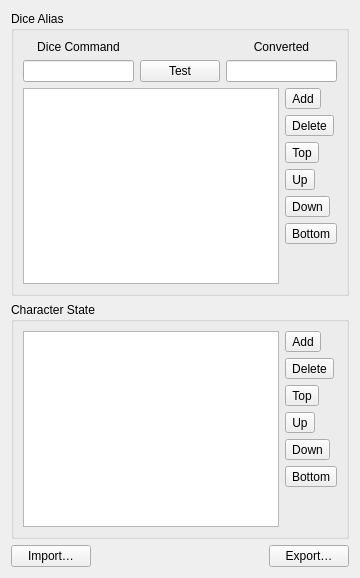
     <widget class="QWidget" name="tabWidgetPage4">
      <attribute name="title">
       <string>Rule Set</string>
      </attribute>
      <layout class="QVBoxLayout" name="verticalLayout_17">
       <item>
        <widget class="QGroupBox" name="groupBox_5">
         <property name="title">
          <string>Dice Alias</string>
         </property>
         <layout class="QVBoxLayout" name="verticalLayout_13">
          <item>
           <layout class="QHBoxLayout" name="horizontalLayout_10" stretch="1,0,1">
            <item>
             <layout class="QVBoxLayout" name="verticalLayout_10">
              <item>
               <widget class="QLabel" name="label_15">
                <property name="text">
                 <string>Dice Command</string>
                </property>
                <property name="alignment">
                 <set>Qt::AlignCenter</set>
                </property>
               </widget>
              </item>
              <item>
               <widget class="QLineEdit" name="m_cmdDiceEdit"/>
              </item>
             </layout>
            </item>
            <item>
             <layout class="QVBoxLayout" name="verticalLayout_11">
              <item>
               <spacer name="horizontalSpacer_3">
                <property name="orientation">
                 <enum>Qt::Horizontal</enum>
                </property>
                <property name="sizeHint" stdset="0">
                 <size>
                  <width>40</width>
                  <height>20</height>
                 </size>
                </property>
               </spacer>
              </item>
              <item>
               <widget class="QPushButton" name="m_testPushButton">
                <property name="text">
                 <string>Test</string>
                </property>
               </widget>
              </item>
             </layout>
            </item>
            <item>
             <layout class="QVBoxLayout" name="verticalLayout_12">
              <item>
               <widget class="QLabel" name="label_16">
                <property name="text">
                 <string>Converted</string>
                </property>
                <property name="alignment">
                 <set>Qt::AlignCenter</set>
                </property>
               </widget>
              </item>
              <item>
               <widget class="QLineEdit" name="m_convertedCmdEdit"/>
              </item>
             </layout>
            </item>
           </layout>
          </item>
          <item>
           <layout class="QHBoxLayout" name="horizontalLayout_11">
            <item>
             <widget class="QTableView" name="m_tableViewAlias">
              <property name="editTriggers">
               <set>QAbstractItemView::AllEditTriggers</set>
              </property>
              <property name="dragEnabled">
               <bool>true</bool>
              </property>
              <property name="dragDropMode">
               <enum>QAbstractItemView::DragDrop</enum>
              </property>
              <property name="alternatingRowColors">
               <bool>true</bool>
              </property>
              <property name="selectionBehavior">
               <enum>QAbstractItemView::SelectRows</enum>
              </property>
              <property name="sortingEnabled">
               <bool>false</bool>
              </property>
              <attribute name="horizontalHeaderStretchLastSection">
               <bool>false</bool>
              </attribute>
              <attribute name="verticalHeaderVisible">
               <bool>false</bool>
              </attribute>
             </widget>
            </item>
            <item>
             <layout class="QVBoxLayout" name="verticalLayout_9">
              <item>
               <widget class="QToolButton" name="m_addDiceAliasAct">
                <property name="toolTip">
                 <string>Add</string>
                </property>
                <property name="text">
                 <string>Add</string>
                </property>
                <property name="icon">
                 <iconset resource="../../rolisteam.qrc">
                  <normaloff>:/resources/icons/add_round.png</normaloff>:/resources/icons/add_round.png</iconset>
                </property>
               </widget>
              </item>
              <item>
               <widget class="QToolButton" name="m_delDiceAliasAct">
                <property name="toolTip">
                 <string>Delete</string>
                </property>
                <property name="text">
                 <string>Delete</string>
                </property>
                <property name="icon">
                 <iconset resource="../../rolisteam.qrc">
                  <normaloff>:/resources/icons/delete.png</normaloff>:/resources/icons/delete.png</iconset>
                </property>
               </widget>
              </item>
              <item>
               <widget class="QToolButton" name="m_topDiceAliasAct">
                <property name="toolTip">
                 <string>Top</string>
                </property>
                <property name="text">
                 <string>Top</string>
                </property>
                <property name="icon">
                 <iconset resource="../../rolisteam.qrc">
                  <normaloff>:/resources/icons/go-top.png</normaloff>:/resources/icons/go-top.png</iconset>
                </property>
               </widget>
              </item>
              <item>
               <widget class="QToolButton" name="m_upDiceAliasAct">
                <property name="toolTip">
                 <string>Up</string>
                </property>
                <property name="text">
                 <string>Up</string>
                </property>
                <property name="icon">
                 <iconset resource="../../rolisteam.qrc">
                  <normaloff>:/resources/icons/go-up.png</normaloff>:/resources/icons/go-up.png</iconset>
                </property>
               </widget>
              </item>
              <item>
               <widget class="QToolButton" name="m_downDiceAliasAct">
                <property name="toolTip">
                 <string>Down</string>
                </property>
                <property name="text">
                 <string>Down</string>
                </property>
                <property name="icon">
                 <iconset resource="../../rolisteam.qrc">
                  <normaloff>:/resources/icons/go-down.png</normaloff>:/resources/icons/go-down.png</iconset>
                </property>
               </widget>
              </item>
              <item>
               <widget class="QToolButton" name="m_bottomDiceAliasAct">
                <property name="toolTip">
                 <string>Bottom</string>
                </property>
                <property name="text">
                 <string>Bottom</string>
                </property>
                <property name="icon">
                 <iconset resource="../../rolisteam.qrc">
                  <normaloff>:/resources/icons/go-bottom.png</normaloff>:/resources/icons/go-bottom.png</iconset>
                </property>
               </widget>
              </item>
              <item>
               <spacer name="verticalSpacer">
                <property name="orientation">
                 <enum>Qt::Vertical</enum>
                </property>
                <property name="sizeHint" stdset="0">
                 <size>
                  <width>20</width>
                  <height>40</height>
                 </size>
                </property>
               </spacer>
              </item>
             </layout>
            </item>
           </layout>
          </item>
         </layout>
        </widget>
       </item>
       <item>
        <widget class="QGroupBox" name="groupBox_4">
         <property name="title">
          <string>Character State</string>
         </property>
         <layout class="QHBoxLayout" name="horizontalLayout">
          <item>
           <widget class="QTableView" name="m_stateView">
            <attribute name="horizontalHeaderStretchLastSection">
             <bool>true</bool>
            </attribute>
           </widget>
          </item>
          <item>
           <layout class="QVBoxLayout" name="verticalLayout_3">
            <item>
             <widget class="QToolButton" name="m_addCharacterStateAct">
              <property name="toolTip">
               <string>Add</string>
              </property>
              <property name="text">
               <string>Add</string>
              </property>
              <property name="icon">
               <iconset resource="../../rolisteam.qrc">
                <normaloff>:/resources/icons/add_round.png</normaloff>:/resources/icons/add_round.png</iconset>
              </property>
             </widget>
            </item>
            <item>
             <widget class="QToolButton" name="m_delCharceterStateAct">
              <property name="toolTip">
               <string>Delete</string>
              </property>
              <property name="text">
               <string>Delete</string>
              </property>
              <property name="icon">
               <iconset resource="../../rolisteam.qrc">
                <normaloff>:/resources/icons/delete.png</normaloff>:/resources/icons/delete.png</iconset>
              </property>
             </widget>
            </item>
            <item>
             <widget class="QToolButton" name="m_topCharacterStateAct">
              <property name="toolTip">
               <string>Top</string>
              </property>
              <property name="text">
               <string>Top</string>
              </property>
              <property name="icon">
               <iconset resource="../../rolisteam.qrc">
                <normaloff>:/resources/icons/go-top.png</normaloff>:/resources/icons/go-top.png</iconset>
              </property>
             </widget>
            </item>
            <item>
             <widget class="QToolButton" name="m_upCharacterStateAct">
              <property name="toolTip">
               <string>Up</string>
              </property>
              <property name="text">
               <string>Up</string>
              </property>
              <property name="icon">
               <iconset resource="../../rolisteam.qrc">
                <normaloff>:/resources/icons/go-up.png</normaloff>:/resources/icons/go-up.png</iconset>
              </property>
             </widget>
            </item>
            <item>
             <widget class="QToolButton" name="m_downCharacterStateAct">
              <property name="toolTip">
               <string>Down</string>
              </property>
              <property name="text">
               <string>Down</string>
              </property>
              <property name="icon">
               <iconset resource="../../rolisteam.qrc">
                <normaloff>:/resources/icons/go-down.png</normaloff>:/resources/icons/go-down.png</iconset>
              </property>
             </widget>
            </item>
            <item>
             <widget class="QToolButton" name="m_bottomCharacterStateAct">
              <property name="toolTip">
               <string>Bottom</string>
              </property>
              <property name="text">
               <string>Bottom</string>
              </property>
              <property name="icon">
               <iconset resource="../../rolisteam.qrc">
                <normaloff>:/resources/icons/go-bottom.png</normaloff>:/resources/icons/go-bottom.png</iconset>
              </property>
             </widget>
            </item>
            <item>
             <spacer name="verticalSpacer_4">
              <property name="orientation">
               <enum>Qt::Vertical</enum>
              </property>
              <property name="sizeHint" stdset="0">
               <size>
                <width>20</width>
                <height>40</height>
               </size>
              </property>
             </spacer>
            </item>
           </layout>
          </item>
         </layout>
        </widget>
       </item>
       <item>
        <layout class="QHBoxLayout" name="horizontalLayout_31">
         <item>
          <widget class="QPushButton" name="m_importDiceBtn">
           <property name="toolTip">
            <string>Import DiceAlias and States</string>
           </property>
           <property name="text">
            <string>Import…</string>
           </property>
          </widget>
         </item>
         <item>
          <spacer name="horizontalSpacer_14">
           <property name="orientation">
            <enum>Qt::Horizontal</enum>
           </property>
           <property name="sizeHint" stdset="0">
            <size>
             <width>40</width>
             <height>20</height>
            </size>
           </property>
          </spacer>
         </item>
         <item>
          <widget class="QPushButton" name="m_exportDiceBtn">
           <property name="toolTip">
            <string>Export DiceAliases and States</string>
           </property>
           <property name="text">
            <string>Export…</string>
           </property>
          </widget>
         </item>
        </layout>
       </item>
      </layout>
     </widget>
